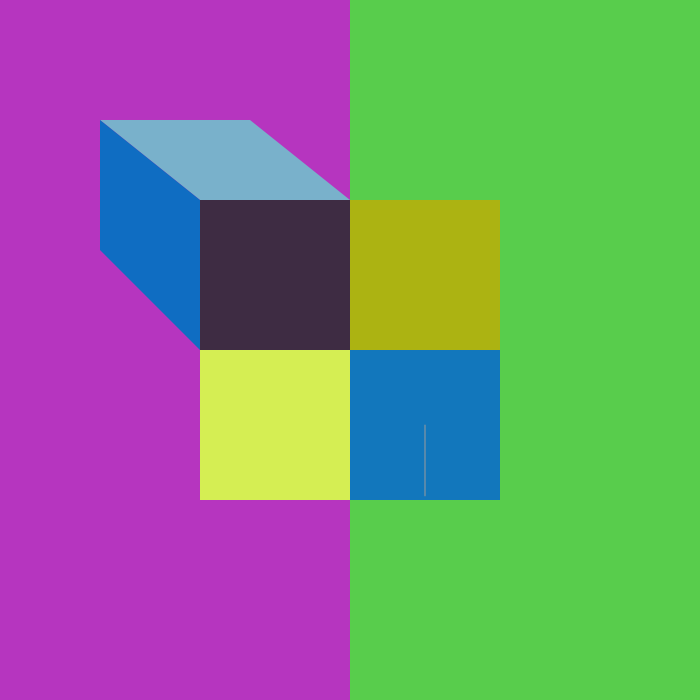
Frame 1 (no input)
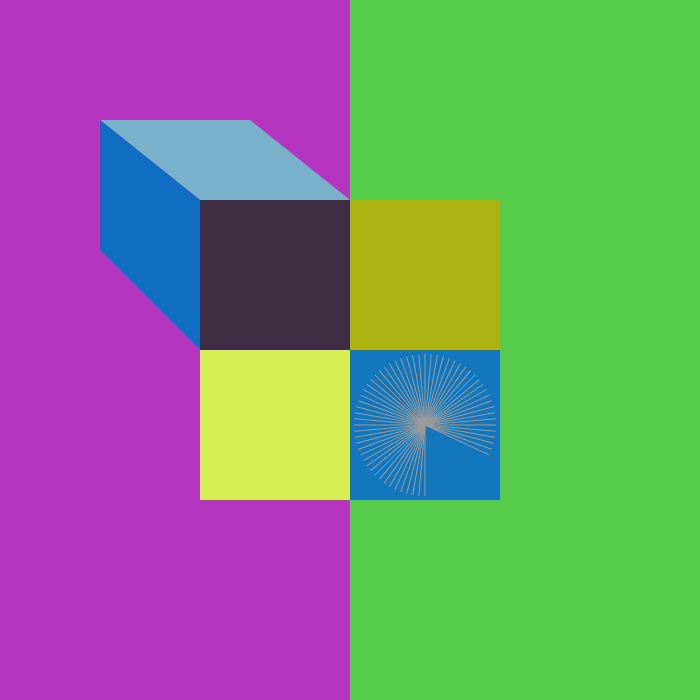
Frame 60 (no input)
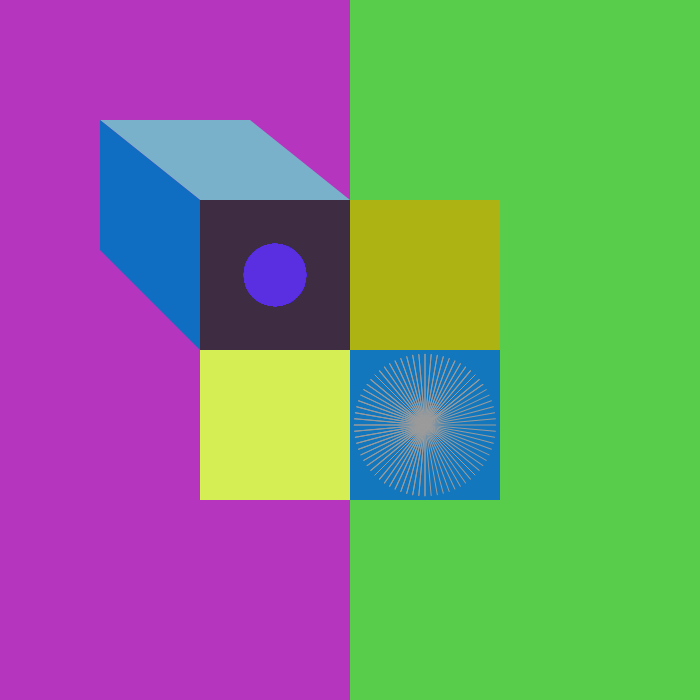
Frame 120 (the mouse pressed at the canvas centre since frame 60)

The p5.js sketch that drew these frames (run headless with seeded random() and noise() and a simulated clock; from frame 60 on, the mouse is pressed at the canvas centre):

// p5.js sketch
// ── sketch.js
let angle = 45;
let x = 0;
let diam = 0;

function setup() {
  createCanvas(700, 700);
  angleMode(DEGREES)
  noStroke();

  fill(random(255), random(255), random(255))
  rect(0, 0, width, height);

  fill(random(255), random(255), random(255));
  rect(width / 2, 0, width, height);

  //top_left
  noStroke();
  fill(random(255), random(255), random(255));
  rect(width / 3.5, height / 3.5, 150, 150);
  fill(random(255), random(255), random(255));
  quad(100, 120, 200, 200, 350, 200, 250, 120);
  fill(random(255), random(255), random(255));
  quad(100, 120, 100, 250, 200, 350, 200, 200);

  //top_right
  noStroke();
  fill(random(255), random(255), random(255));
  rect(width / 2, height / 3.5, 150, 150);

  //bottom_left
  noStroke();
  fill(random(255), random(255), random(255));
  rect(width / 3.5, height / 2, 150, 150);

  //bottom_right
  noStroke();
  fill(random(255), random(255), random(255));
  rect(width / 2, height / 2, 150, 150);

}

function draw() {
  scaling(275, 275);
  spinning(425, 425);

}

function spinning(x,y){
  fill(125, 50);
  stroke(155);
  translate(x,y);
  rectMode(CENTER);
  rotate(angle);
  line(0,0, 50,50);
  angle += 5;
}

function scaling(x, y){
  fill(89, 47, 225);
  noStroke();

  /*for (diam = 0; diam < 125; diam += 2){
      circle(x, y, diam);
    }
  }*/
  let m = map(mouseX, 0, width, 0, 125, true);
  circle(x, y, m)
}
